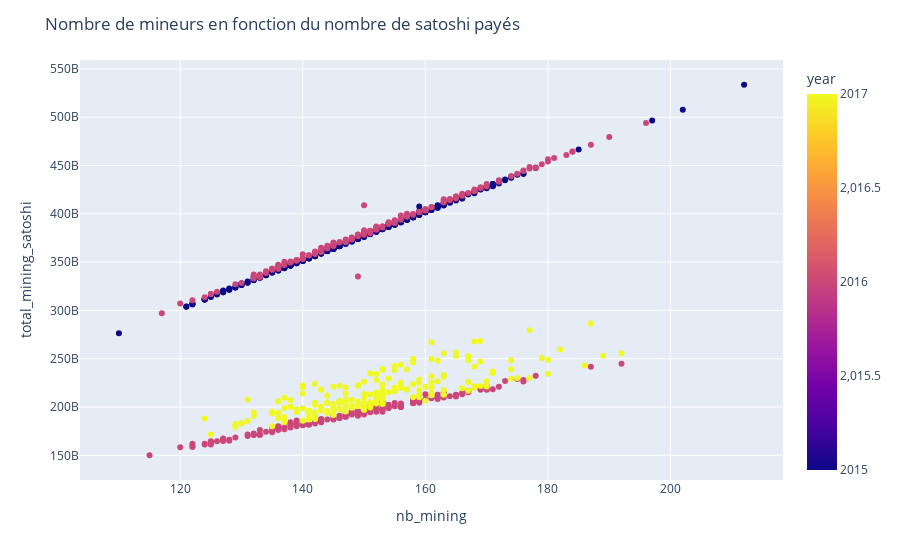

Notebook source saved alongside this figure:
### Code cell
fig2 = px.scatter(
    global_data, 
    x="nb_mining", 
    y="total_mining_satoshi",
    color="year",
)
fig2.update_layout(
    title="Nombre de mineurs en fonction du nombre de satoshi payés",
)

### Figure 1 — Plotly figure (JSON) as saved in the notebook; plotly's stock layout.template omitted (floating-point values rounded to 4 significant figures; data arrays with more than 128 entries replaced by an {"elided": "..."} marker saying what was removed)
{"data": [{"hovertemplate": "nb_mining=%{x}<br>total_mining_satoshi=%{y}<br>year=%{marker.color}<extra></extra>", "legendgroup": "", "marker": {"color": {"elided": "912 int values"}, "coloraxis": "coloraxis", "symbol": "circle"}, "mode": "markers", "name": "", "orientation": "v", "showlegend": false, "type": "scatter", "x": {"elided": "912 int values"}, "xaxis": "x", "y": {"elided": "912 int values"}, "yaxis": "y"}], "layout": {"coloraxis": {"colorbar": {"title": {"text": "year"}}, "colorscale": [[0, "#0d0887"], [0.1111, "#46039f"], [0.2222, "#7201a8"], [0.3333, "#9c179e"], [0.4444, "#bd3786"], [0.5556, "#d8576b"], [0.6667, "#ed7953"], [0.7778, "#fb9f3a"], [0.8889, "#fdca26"], [1, "#f0f921"]]}, "legend": {"tracegroupgap": 0}, "margin": {"t": 60}, "title": {"text": "Nombre de mineurs en fonction du nombre de satoshi payés"}, "xaxis": {"anchor": "y", "domain": [0, 1], "title": {"text": "nb_mining"}}, "yaxis": {"anchor": "x", "domain": [0, 1], "title": {"text": "total_mining_satoshi"}}}}
